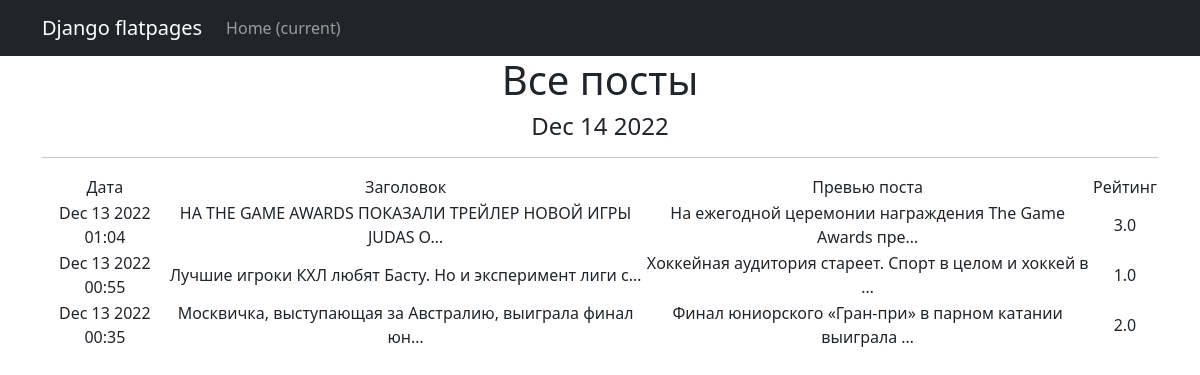
The page /news/ on the database as committed earlier.
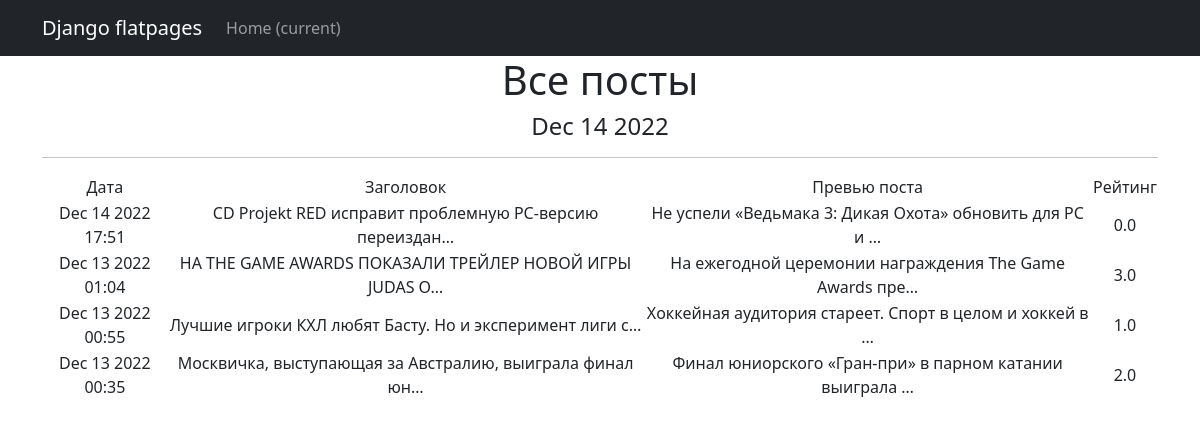
The same page on the database as committed later.
### _accounts/models.py (models this page shows, shortened)
class Post(models.Model):
    news = 'news'
    post = 'post'
    CHOISES = [
        (news, 'Новость'),
        (post, 'Статья')
    ]
    author = models.ForeignKey(Author, on_delete=models.CASCADE)
    time = models.DateTimeField(auto_now_add=True)
    _type = models.CharField(max_length=4, choices=CHOISES, default=news)
    categories = models.ManyToManyField(Category, through='PostCategory')
    title = models.CharField(max_length=100)
    text = models.TextField()
    rating = models.FloatField(default=0.0)
    def preview(self):
        return self.text[:124] + ' ...'

### _accounts/views.py (the view)
# urls.py: path('',PostList.as_view()),
class PostList(ListView):
    model = Post
    ordering = '-time'
    template_name = 'news.html'
    context_object_name = 'news'
    def get_context_data(self, **kwargs):
        context = super().get_context_data(**kwargs)
        context['time_now'] = datetime.utcnow()
        return context

### templates/news.html (shortened to what this page needs)
{% extends 'flatpages/default.html' %}
{% block content %}
<h1>Все посты</h1>
<h4>{{ time_now|date:'M d Y' }}</h4>
<hr>
    {% if news %}
        <table>
            <tr>
                <td>Дата</td>
                <td>Заголовок</td>
                <td>Превью поста</td>
                <td>Рейтинг</td>
            </tr>
            {% for newss in news %}
            <tr>
                <td>{{ newss.time|date:'M d Y H:i' }}</td>
                <td>{{ newss.title|truncatechars:55 }}</td>
                <td>{{ newss.preview|truncatechars:55 }}</td>
                <td>{{ newss.rating }}</td>
            </tr>
            {% endfor %}
        </table>
    {% else %}
        <h2>Постов нет!</h2>
    {% endif %}
{% endblock content %}

### templates/flatpages/default.html (shortened to what this page needs)
<!DOCTYPE html>
<html lang="en">
    <head>
        {% load static %}
        <link href="{% static 'css/styles.css' %}" rel="stylesheet" />
    </head>
    <body>
        <nav class="navbar navbar-expand-lg navbar-dark bg-dark static-top">
            <div class="container">
                <a class="navbar-brand" href="#">Django flatpages</a>
                <div class="collapse navbar-collapse" id="navbarResponsive">
                    <ul class="navbar-nav ml-auto">
                        <li class="nav-item active">
                            <a class="nav-link" href="#">Home
                                <span class="sr-only">(current)</span>
                            </a>
                        </li>
                    </ul>
                </div>
            </div>
        </nav>
        <div class="container">
            <div class="row">
                <div class="col-lg-12 text-center">
                {% block content %}{% endblock content %}
                </div>
            </div>
        </div>
    </body>
</html>

Rows that differ between the two databases and show on the page:
added Post: time "Dec 14 2022 17:51", title "CD Projekt RED исправит проблемную PC-версию переиздан…", preview "Не успели «Ведьмака 3: Дикая Охота» обновить для PC и …", rating "0.0"
